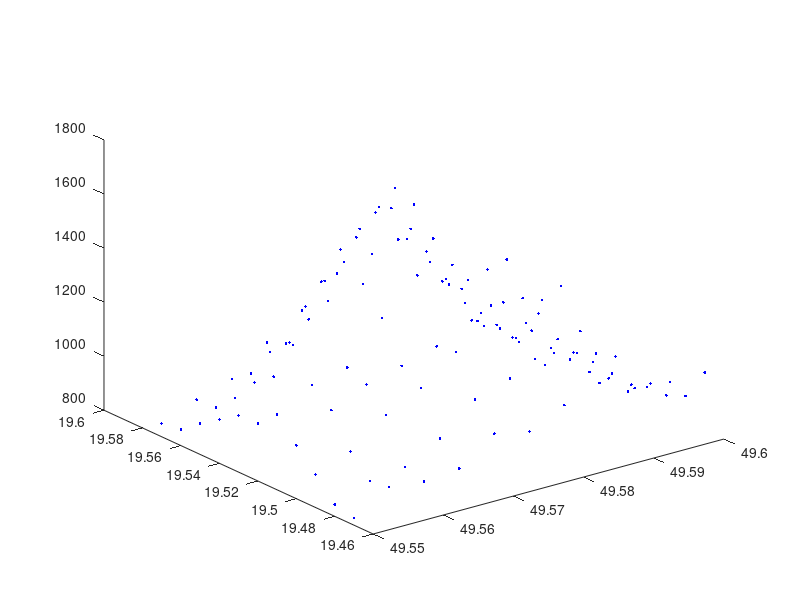

Reproduce this figure in MATLAB. (Note: this script raises an error after producing the figure.)

clear all; close all;

load('babia_gora.dat'); X=babia_gora;
figure; grid; plot3( X(:,1), X(:,2), X(:,3), 'b.' ); pause
x = X(:,1); y = X(:,2); z = X(:,3);

half_x = X(1:2:121,1); half_y = X(1:2:121,2); half_z = X(1:2:121,3);
%Wzięcie połowy punktów góry.
Missing_X = X(2:2:120,:);

xvar = min(x) : (max(x)-min(x))/200 : max(x);
yvar = min(y) : (max(y)-min(y))/200 : max(y);
[Xi,Yi] = meshgrid( xvar, yvar ); % siatka interpolacji xi, yi
outcub = griddata( x, y, z, Xi,Yi, 'cubic' );
outv4 = griddata( x, y, z, Xi,Yi, 'v4' );
figure; surf( outcub,LineStyle=":", LineWidth=0.1); axis vis3d; pause %rysunek1
figure; surf( outv4,LineStyle=":", LineWidth=0.1); axis vis3d; pause %rysunek2
half_x_var = min(half_x) : (max(half_x)-min(half_x))/200 :max(half_x); %Wychodzi na to samo co xvar
half_y_var = min(half_y) : (max(half_y)-min(half_y))/200 :max(half_y); %Wychodzi na to samo co yvar
[half_Xi,half_Yi] = meshgrid(half_x_var, half_y_var);
%Interpolacjalinear======================================================
half_out_cubic = griddata(half_x, half_y, half_z, half_Xi, half_Yi,'cubic');
surf( half_out_cubic,LineStyle=":", LineWidth=0.1); axis vis3d;
half_out_v4 = griddata(half_x, half_y, half_z, half_Xi, half_Yi,'v4');
surf( half_out_v4,LineStyle=":", LineWidth=0.1); axis vis3d;
%Sumowanie wartości błędówbezwzględnych.=================================

[M,N] = size(Missing_X);
rounded_xvar = round(xvar,4);
rounded_yvar = round(yvar,4);

sum_cub=0;
for i = 1:M
    x_var_index = find(rounded_xvar == Missing_X(i,1));
    y_var_index = find(rounded_yvar == Missing_X(i,2));
    sum_cub = sum_cub + abs(half_out_cubic(y_var_index,x_var_index)-outcub(y_var_index,x_var_index));
end
sum_cub,
%Sumowanie błędów z uwzględnienieznaku.=================================
sum_v4 = 0;
for i = 1:M
    x_var_index = find(rounded_xvar == Missing_X(i,1));
    y_var_index = find(rounded_yvar == Missing_X(i,2));
    sum_v4 = sum_v4 +abs(half_out_v4(y_var_index,x_var_index)-outv4(y_var_index,x_var_index));
end
sum_v4,

pause